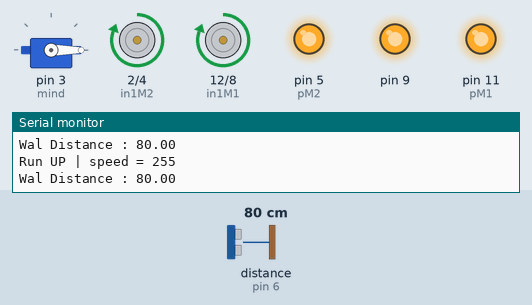
Bench run of a sketch on a simulated Arduino Uno, built with avr-gcc and run on an emulated ATmega328P. Shown: servo, motor-driver pin pairs drawn as motors (green arrow = first pin HIGH = forward, orange = second pin HIGH = backward, longer = more drive), output pins drawn as LEDs (lit = HIGH), the last lines printed to the serial monitor. Wiring (inferred from the names in the program): ultrasonic range finder: trigger pin 7; echo pin 6. Dashed ring = blinking. The test bench sets the inputs (shaded band); at power-on: distance to the obstacle (sensor on pin 6) 80 cm. The echo pulse lasts 58.3 µs per cm; pins used as bus, display or sensor lines are not drawn.

Above: at 1.2 s.
1.3 s: distance to the obstacle (sensor on pin 6) set to 33 cm
2.8 s: distance to the obstacle (sensor on pin 6) set to 28 cm
At 3.63 s:
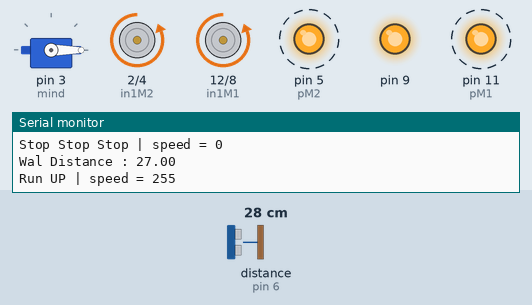
5.8 s: distance to the obstacle (sensor on pin 6) set to 35 cm
At 6.45 s:
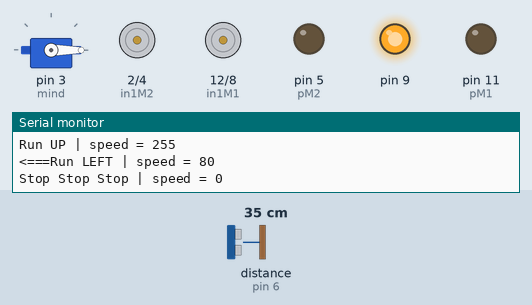
8.8 s: distance to the obstacle (sensor on pin 6) set to 2 cm
At 9.3 s:
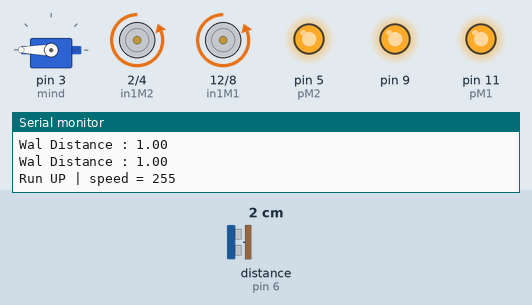
Timing chart, 0 to 12.8 s (numbered marks = the images above; inputs shaded):
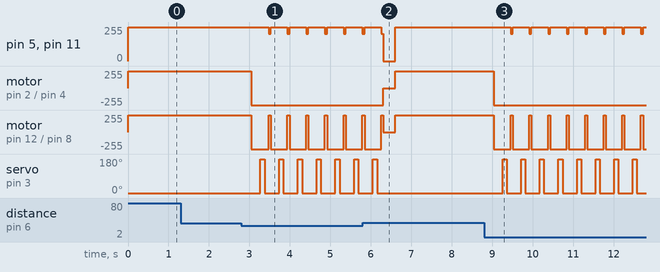

The sketch:

obstacle.ino
```cpp
#include "Servo.h"
Servo mind;
int servo_in = 0;
int ft_scan();

int rightDistance = 0;
int leftDistance  =0;

int trig = 7;
int echo = 6;
float walDistance = 0;


//------------------------
// Define M1 variables
//------------------------
int in1M1	= 12;
int in2M1	= 8;
int pM1		= 11;

//------------------------
// Define M2 variables
//------------------------
int in1M2	= 2;
int in2M2	= 4;
int pM2		= 5;


/*int btn = 2;*/
void runMotor(int motor, int direction, int speed);

void ft_runUP(int speed);
void ft_runBACK(int speed);
void ft_RIGHT(int speed);
void ft_LEFT(int speed);
void ft_stop();


void setup()
{
// OUTPUT the M1----------------------------------
	pinMode(in1M1, OUTPUT);
    pinMode(in2M1, OUTPUT);
    pinMode(pM1, OUTPUT);
// OUTPUT the M2----------------------------------
	pinMode(in1M2, OUTPUT);
    pinMode(in2M2, OUTPUT);
    pinMode(pM2, OUTPUT);

    Serial.begin(9600);
	pinMode(trig, OUTPUT);
	pinMode(9, OUTPUT);
	pinMode(echo , INPUT);
	digitalWrite(9, HIGH);
    mind.attach(3);
    mind.write(servo_in);

}

void loop()
{
	ft_runUP(100);
	walDistance = ft_scan();
	Serial.print("Wal Distance : ");
	Serial.println(walDistance);

	while(walDistance < 30) {
		Serial.print("Wal Distance : ");
		Serial.println(walDistance);
		//ft_stop();
	   ft_runBACK(100);
	   delay(200);
	   mind.write(180);
		rightDistance = ft_scan();
		delay(100);

		mind.write(0);
		leftDistance = ft_scan();
		delay(100);
		if(leftDistance < rightDistance){
			walDistance = rightDistance;
			ft_RIGHT(80);
			delay(50);
			ft_stop();
		}else {
			walDistance = leftDistance;
			ft_LEFT(80);
			delay(50);
			ft_stop();
		}
	}
	delay(300);
}

void ft_runUP(int speed){
    //-------------------------
    // Run UP Motor M1 and M2
    //-------------------------

    speed = map(speed, 0,100, 0, 255);
    analogWrite(pM1, speed);
    analogWrite(pM2, speed);

	digitalWrite(in1M1, 1);
    digitalWrite(in1M2, 1);

	digitalWrite(in2M1, 0);
    digitalWrite(in2M2, 0);

	Serial.print("Run UP | speed = ");
	Serial.println(speed);

}

void ft_runBACK(int speed){
    //-------------------------
    // Run UP Motor M1 and M2
    //-------------------------

    speed = map(speed, 0,100, 0, 255);
    analogWrite(pM1, speed);
    analogWrite(pM2, speed);

	digitalWrite(in1M1, 0);
    digitalWrite(in1M2, 0);

	digitalWrite(in2M1, 1);
    digitalWrite(in2M2, 1);

	Serial.print("Run UP | speed = ");
	Serial.println(speed);
}

void ft_RIGHT(int speed){
    runMotor(1, -1, speed);
    runMotor(2,  1, speed);
	Serial.print("Run right===> | speed = ");
	Serial.println(speed);
}

void ft_LEFT(int speed){
    runMotor(1,  1, speed);
    runMotor(2, -1, speed);
	Serial.print("<===Run LEFT | speed = ");
	Serial.println(speed);
}

void ft_stop(){
    runMotor(1,  0, 0);
    runMotor(2,  0, 0);
	Serial.println("Stop Stop Stop | speed = 0 ");

}
void runMotor(int motor, int direction, int speed)  {
	int in1, status1, in2, status2, p;
//----------------------------
//   Get Motor
//----------------------------
	if(motor == 1){
        in1 = in1M1;
        in2 = in2M1;
        p   = pM1;
	}else{
        in1 = in1M2;
        in2 = in2M2;
        p   = pM2;
    }

    //------------------------
    //status Check
    //------------------------

    if(direction == 1)
    {
        status1 = 1;
        status2 = 0;
    }else if(direction == -1)
    {
        status1 = 0;
        status2 = 1;
    }else{
        status1 = 0;
        status2 = 0;
    }

    speed = map(speed, 0,100, 0, 255);
    analogWrite(p, speed);
    digitalWrite(in1, status1);
    digitalWrite(in2, status2);

}
int ft_scan(){
	int distance;
	digitalWrite(trig, LOW);
	delayMicroseconds(2);
	digitalWrite(trig, HIGH);
	delayMicroseconds(10);
	digitalWrite(trig, LOW);
	distance = pulseIn(echo,HIGH)/58.0;
	return distance;
}
```

Measured:
- the behaviour switches between 31 and 30 cm on distance to the obstacle (sensor on pin 6) (found by bisection; images 0 and 1)
- after the input at 2.8 s, pin 5 (pM2), pin 11 (pM1): alternates 255/255 for 0.41 s and 204/255 for 0.05 s, starting after 0.68 s
- after the input at 5.8 s, motor on pin 2 (in1M2) / pin 4 (in2M2): backward 255/255 → stopped after 0.51 s, → forward 255/255 0.30 s later; servo on pin 3 (mind): goes on until 6.2 s, then stays 0°
- after the input at 8.8 s, pin 5 (pM2), pin 11 (pM1): alternates 255/255 for 0.41 s and 204/255 for 0.05 s, starting after 0.66 s
